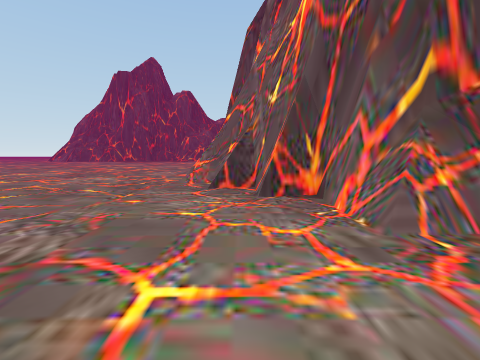
View 1 (above)

24 first-person views from a walk through a scene from a Unity 3-D project. The camera is 1.4 m above the floor, tilts 6° down and sees 90° across. The floor is counted in squares, 2 m on a side. Each view is taken from the middle of a square. On the plan, view 1 faces up. The plan holds only what a view shows up to about 9 squares ahead; the rest is blank. The place goes on beyond the plan. The player is left out.

View 2
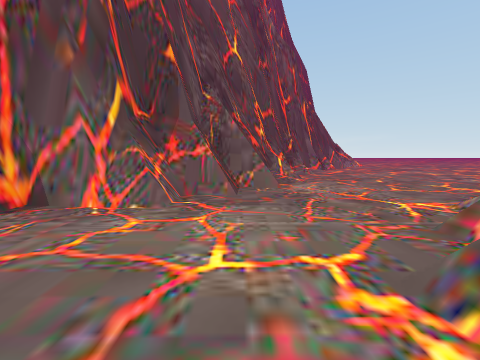

View 3
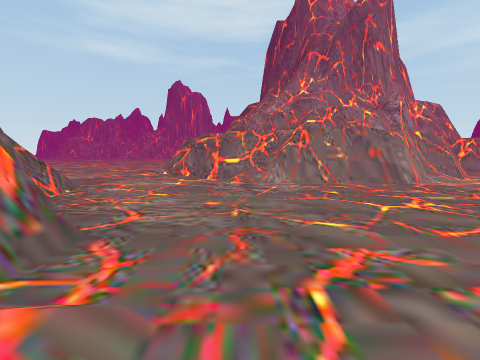

View 4
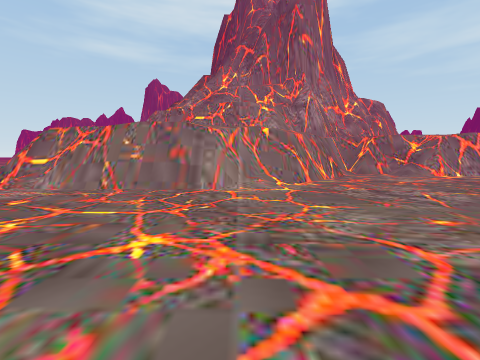

View 5
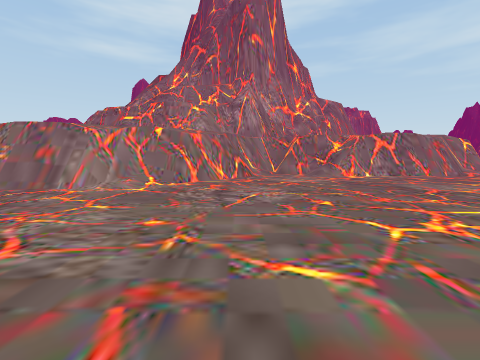

View 6
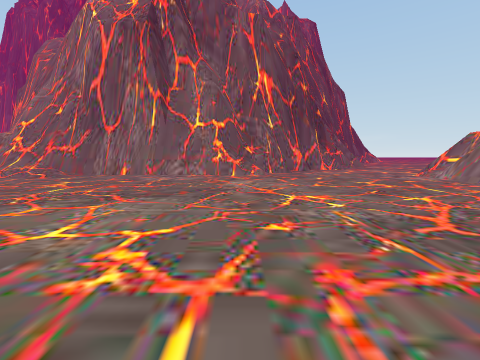

View 7
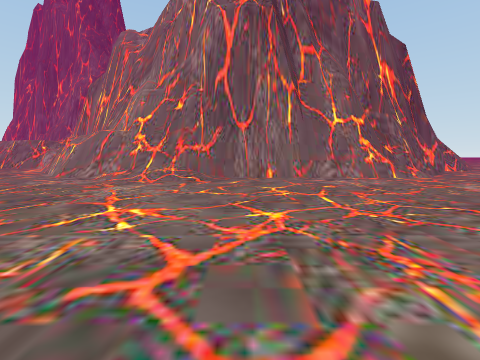

View 8
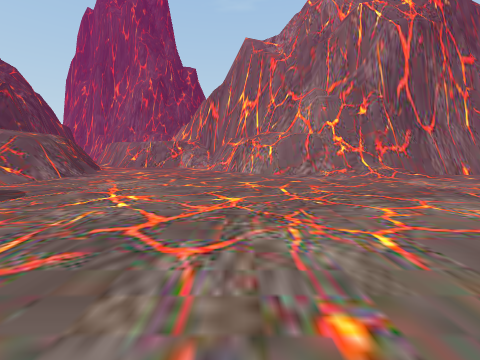

View 9
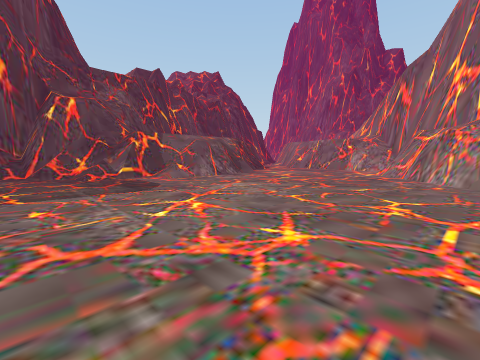

View 10
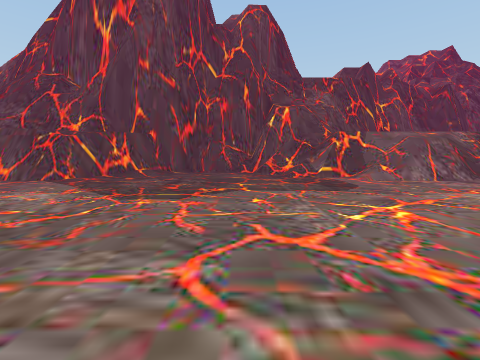

View 11
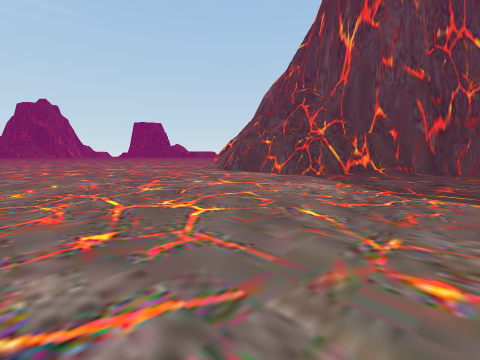

View 12
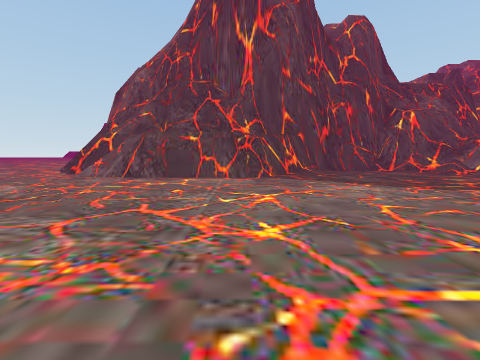

View 13
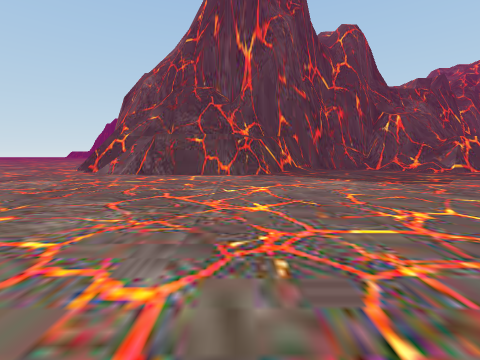

View 14
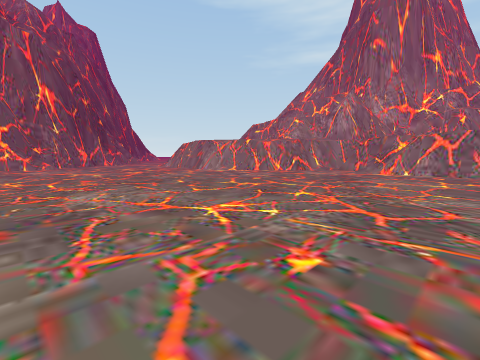

View 15
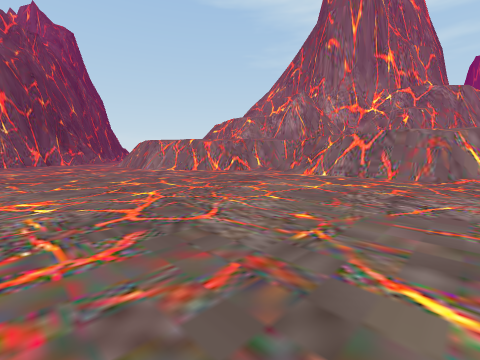

View 16
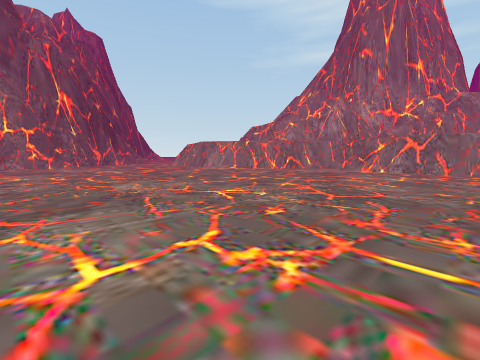

View 17
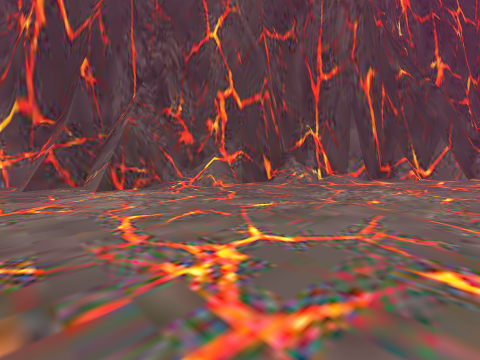

View 18
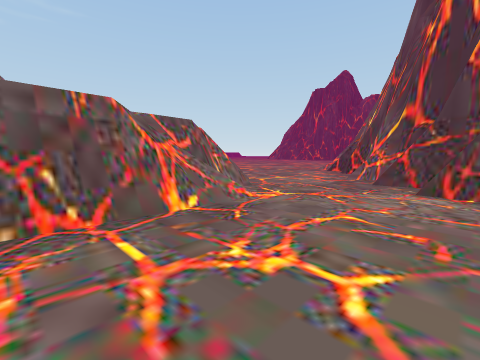

View 19
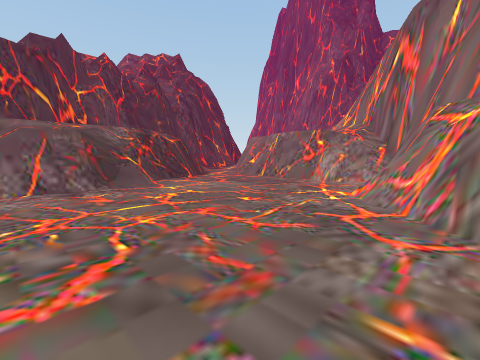

View 20
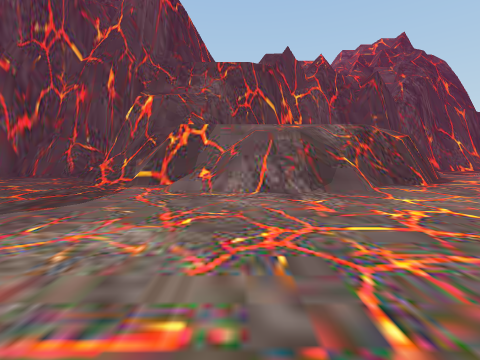

View 21
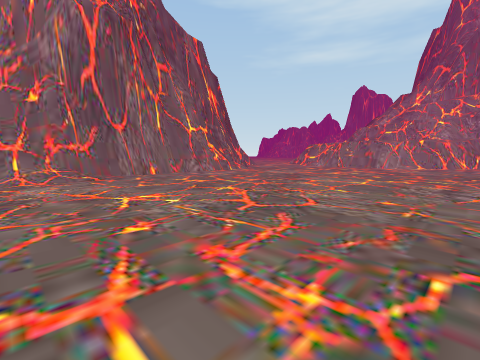

View 22
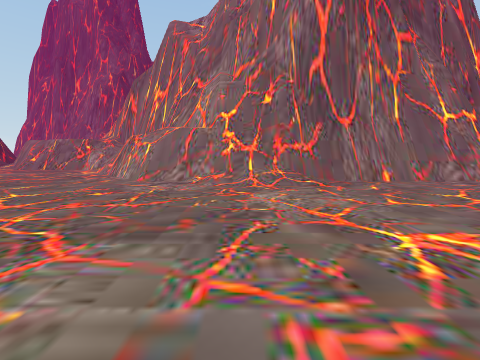

View 23
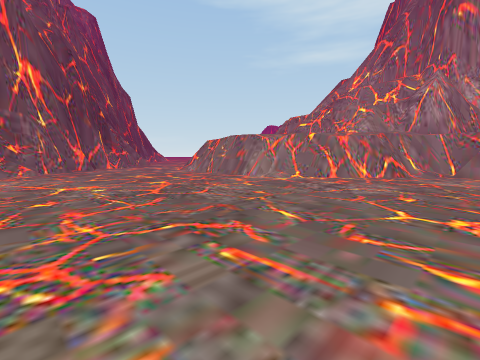

View 24
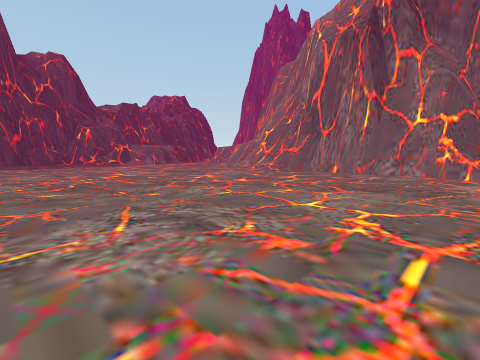

### Floor plan
Key: @ floor where view 1 was taken; # wall or solid block; . main floor; : floor 2.25 m higher than the main floor; + floor 2.75 m higher than the main floor; / step, stairs or slope; = window, fence, low wall or low ledge.
Columns run from 18 left of view 1 to 12 right of it. Each row starts with its distance up from view 1.
 30                 ##
 29           ##  ###
 28        ######=
 27       ##.../=:     ###.
 26 #    ##...../#/:+ #==.
 25 ######......../==# ...#
 24 ......................#
 23 ......................#
 22 ......................#
 21 ......................#
 20 ...................####
 19 ..................##
 18 .................##
 17 .................#
 16     .  ........./#
 15        ........./#
 14        ........./#
 13        ........./#
 12        ..........#
 11        ..........#
 10        ..........#
  9  ................#
  8  ................##
  7  ................##
  6 ..................#
  5 ..................##
  4 ...................##
  3 ....................##
  2 ....................###
  1 ............####.....###
  0 ..........########@...####
 -1 .........###   ####....//###
 -2 .####/..##       ##/.....//##
 -3 #######/#        ###......./##
 -4       ###         ##......../##
 -5       #            #........./#

Positions as (right, up) in squares from view 1, and headings:
1: (0, 0), facing up
2: (-2, 1), facing right
3: (-2, 7), facing down
4: (-7, 6), facing down
5: (-10, 6), facing down
6: (-10, 7), facing right
7: (-9, 12), facing right
8: (-10, 19), facing right
9: (-8, 18), facing up-right
10: (-8, 18), facing up
11: (-9, 17), facing up-left
12: (-14, 17), facing up
13: (-14, 16), facing up
14: (-16, 8), facing down-right
15: (-18, 6), facing down-right
16: (-17, 9), facing down-right
17: (2, -5), facing up-right
18: (4, -5), facing up-left
19: (-3, 19), facing up-right
20: (-3, 20), facing up
21: (-10, 15), facing down-right
22: (-8, 15), facing right
23: (-12, 7), facing down-right
24: (-11, 7), facing up-right
